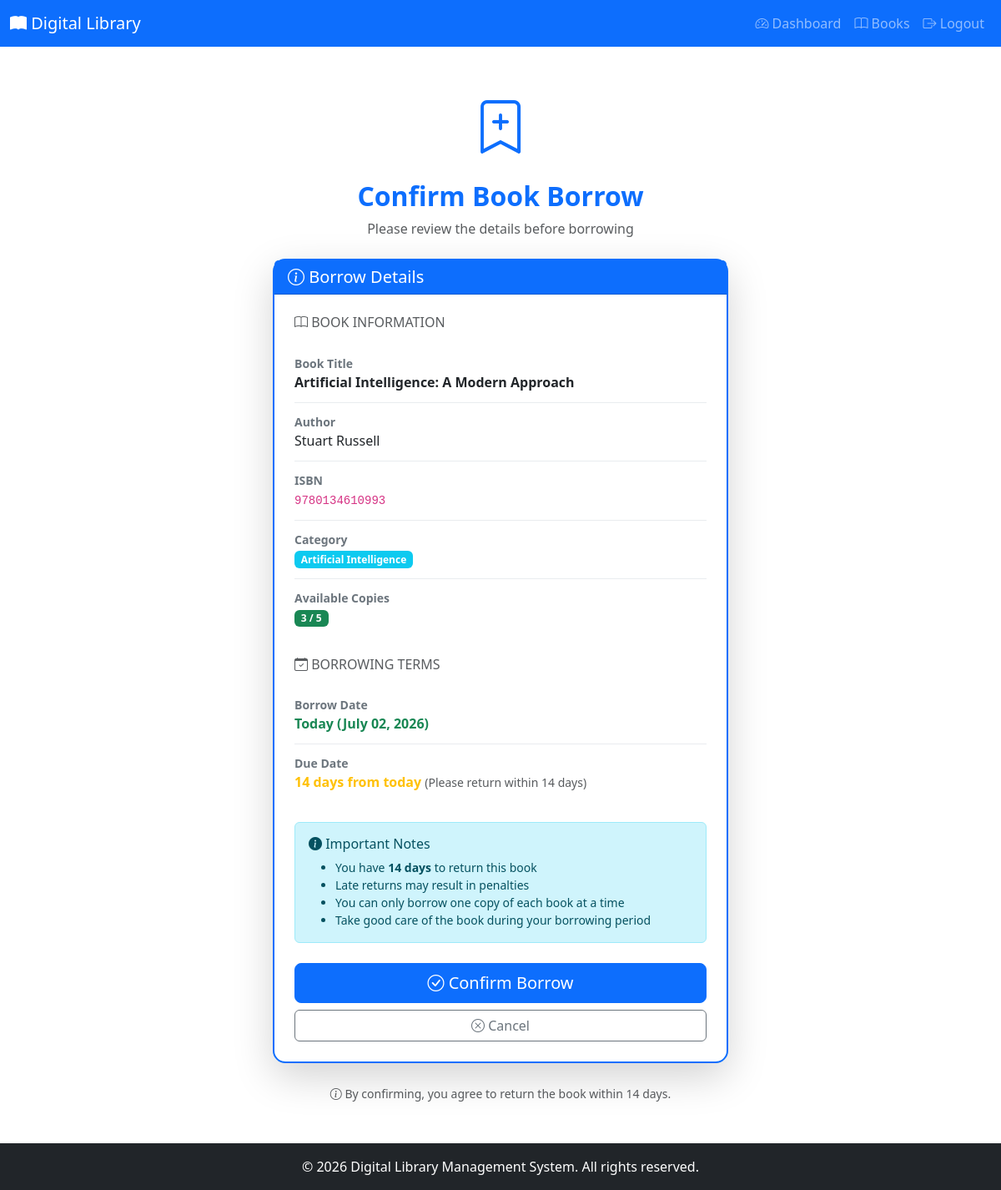
Page /transactions/borrow/14/ (signed in) on the committed database.
### books/models.py (models this page shows, shortened)
class Book(models.Model):
    title = models.CharField(
        max_length=200,
        help_text="Enter the book title"
    )
    author = models.CharField(
        max_length=100,
        help_text="Enter the author name"
    )
    isbn = models.CharField(
        max_length=13,
        unique=True,
        help_text="13 Character ISBN number"
    )
    category = models.ForeignKey(
        Category,
        on_delete=models.PROTECT,
        related_name='books',
        help_text="Select the book category"
    )
    description = models.TextField(
        help_text="Enter a brief description of the book",
        blank=True
    )
    quantity = models.PositiveIntegerField(
        default=1,
        help_text="Total number of copies in the library"
    )
    available_quantity = models.PositiveIntegerField(
        default=1,
        help_text="Number of copies currently available for borrowing"
    )
    created_at = models.DateTimeField(
        auto_now_add=True,
        help_text="Date and time when the book was added to the system"
    )
    class Meta:
        ordering = ['-created_at']
        verbose_name = 'Book'
        verbose_name_plural = 'Books'
    def is_available(self):
        """
        Check if the book is available for borrowing.
        """
        return self.available_quantity > 0
    is_available.boolean = True
    is_available.short_description = 'Available'

class Category(models.Model):
    name = models.CharField(
        max_length=100,
        unique=True,
        help_text="Enter the category name (e.g., Programming, Fiction)"
    )
    description = models.TextField(
        blank=True,
        help_text="Enter a brief description of this category"
    )
    created_at = models.DateTimeField(
        auto_now_add=True,
        help_text="Date and time when the category was created"
    )
    class Meta:
        ordering = ['name']
        verbose_name = 'Category'
        verbose_name_plural = 'Categories'
    def __str__(self):
        return self.name
    def book_count(self):
        """
        Return the number of books in this category.
        """
        return self.books.count()
    book_count.short_description = 'Number of Books'

### transactions/views.py (the view, shortened to what this page needs)
# urls.py: path('borrow/<int:book_id>/', views.borrow_book, name='borrow_book'),
@login_required
def borrow_book(request, book_id):
    from books.models import Book
    from accounts.decorators import member_required
    if not request.user.profile.is_member():
        messages.error(
            request,
            'Only members can borrow books. Librarians should use the Issue Book feature.'
        )
        return redirect('books:book_detail', pk=book_id)
    book = get_object_or_404(Book, pk=book_id)
    if book.available_quantity <= 0:
        messages.error(
            request,
            f'Sorry, "{book.title}" is currently unavailable. All copies are borrowed.'
        )
        return redirect('books:book_detail', pk=book_id)
    existing_borrow = BorrowTransaction.objects.filter(
        member=request.user,
        book=book,
        status__in=['Borrowed', 'Overdue']
    ).exists()
    if existing_borrow:
        messages.error(
            request,
            f'You have already borrowed "{book.title}" and have not returned it yet.'
        )
        return redirect('books:book_detail', pk=book_id)
    context = {
        'book': book,
        'page_title': 'Confirm Book Borrow'
    }
    return render(request, 'transactions/borrow_book.html', context)

### accounts/models.py (called while the page is built)
    def is_member(self):
        return self.role == 'Member'

### transactions/templates/transactions/borrow_book.html (shortened to what this page needs)
{% load static %}
<!DOCTYPE html>
<html lang="en">
<head>
    <link href="https://cdn.jsdelivr.net/npm/bootstrap@5.3.0/dist/css/bootstrap.min.css" rel="stylesheet">
    <link rel="stylesheet" href="https://cdn.jsdelivr.net/npm/bootstrap-icons@1.10.0/font/bootstrap-icons.css">
</head>
<body>
    <nav class="navbar navbar-expand-lg navbar-dark bg-primary">
        <div class="container-fluid">
            <a class="navbar-brand" href="{% url 'accounts:home' %}">
                <i class="bi bi-book-fill"></i> Digital Library
            </a>
            <div class="collapse navbar-collapse" id="navbarNav">
                <ul class="navbar-nav ms-auto">
                    <li class="nav-item">
                        <a class="nav-link" href="{% url 'accounts:dashboard' %}">
                            <i class="bi bi-speedometer2"></i> Dashboard
                        </a>
                    </li>
                    <li class="nav-item">
                        <a class="nav-link" href="{% url 'books:book_list' %}">
                            <i class="bi bi-book"></i> Books
                        </a>
                    </li>
                    <li class="nav-item">
                        <a class="nav-link" href="{% url 'accounts:logout' %}">
                            <i class="bi bi-box-arrow-right"></i> Logout
                        </a>
                    </li>
                </ul>
            </div>
        </div>
    </nav>
    <div class="container mt-5 mb-5 main-content">
        <div class="row justify-content-center">
            <div class="col-md-8 col-lg-6">
                <div class="text-center mb-4">
                    <div class="mb-3">
                        <i class="bi bi-bookmark-plus text-primary" style="font-size: 4rem;"></i>
                    </div>
                    <h2 class="fw-bold text-primary">Confirm Book Borrow</h2>
                    <p class="text-muted">Please review the details before borrowing</p>
                </div>
                <div class="card confirmation-card shadow-lg">
                    <div class="card-header bg-primary text-white">
                        <h5 class="mb-0">
                            <i class="bi bi-info-circle"></i> Borrow Details
                        </h5>
                    </div>
                    <div class="card-body p-4">
                        <div class="mb-4">
                            <h6 class="text-uppercase text-muted mb-3">
                                <i class="bi bi-book"></i> Book Information
                            </h6>
                            <div class="info-row">
                                <div class="info-label">Book Title</div>
                                <div class="info-value fw-bold">{{ book.title }}</div>
                            </div>
                            <div class="info-row">
                                <div class="info-label">Author</div>
                                <div class="info-value">{{ book.author }}</div>
                            </div>
                            <div class="info-row">
                                <div class="info-label">ISBN</div>
                                <div class="info-value"><code>{{ book.isbn }}</code></div>
                            </div>
                            <div class="info-row">
                                <div class="info-label">Category</div>
                                <div class="info-value">
                                    <span class="badge bg-info">{{ book.category }}</span>
                                </div>
                            </div>
                            <div class="info-row">
                                <div class="info-label">Available Copies</div>
                                <div class="info-value">
                                    <span class="badge bg-success">{{ book.available_quantity }} / {{ book.quantity }}</span>
                                </div>
                            </div>
                        </div>
                        <div class="mb-4">
                            <h6 class="text-uppercase text-muted mb-3">
                                <i class="bi bi-calendar-check"></i> Borrowing Terms
                            </h6>
                            <div class="info-row">
                                <div class="info-label">Borrow Date</div>
                                <div class="info-value">
                                    <span class="text-success fw-bold">Today ({% now "F d, Y" %})</span>
                                </div>
                            </div>
                            <div class="info-row">
                                <div class="info-label">Due Date</div>
                                <div class="info-value">
                                    <span class="text-warning fw-bold">14 days from today</span>
                                    <small class="text-muted">(Please return within 14 days)</small>
                                </div>
                            </div>
                        </div>
                        <div class="alert alert-info mb-4">
                            <h6 class="alert-heading">
                                <i class="bi bi-info-circle-fill"></i> Important Notes
                            </h6>
                            <ul class="mb-0 small">
                                <li>You have <strong>14 days</strong> to return this book</li>
                                <li>Late returns may result in penalties</li>
                                <li>You can only borrow one copy of each book at a time</li>
                                <li>Take good care of the book during your borrowing period</li>
                            </ul>
                        </div>
                        <form method="POST">
                            <div class="d-grid gap-2">
                                <button type="submit" class="btn btn-primary btn-lg">
                                    <i class="bi bi-check-circle"></i> Confirm Borrow
                                </button>
                                <a href="{% url 'books:book_detail' book.pk %}" class="btn btn-outline-secondary">
                                    <i class="bi bi-x-circle"></i> Cancel
                                </a>
                            </div>
                        </form>
                    </div>
                </div>
                <div class="text-center mt-4">
                    <small class="text-muted">
                        <i class="bi bi-info-circle"></i>
                        By confirming, you agree to return the book within 14 days.
                    </small>
                </div>
            </div>
        </div>
    </div>
    <footer class="bg-dark text-white text-center py-3">
        <div class="container">
            <p class="mb-0">&copy; 2026 Digital Library Management System. All rights reserved.</p>
        </div>
    </footer>
</body>
</html>

### transactions/templates/transactions/borrow_book.html (style rules this page uses)
html, body { height: 100%; margin: 0; }
body { display: flex; flex-direction: column; min-height: 100vh; }
.main-content { flex: 1 0 auto; }
footer { flex-shrink: 0; margin-top: auto; }
.confirmation-card { border: 2px solid #0d6efd; border-radius: 15px; }
.info-row { padding: 0.75rem 0; border-bottom: 1px solid #e9ecef; }
.info-row:last-child { border-bottom: none; }
.info-label { font-weight: 600; color: #6c757d; font-size: 0.875rem; }
.info-value { font-size: 1rem; color: #212529; }

### rows in the picture
Book: title "Artificial Intelligence: A Modern Approach", author "Stuart Russell", isbn "9780134610993", category "Artificial Intelligence", available_quantity "3", quantity "5"
